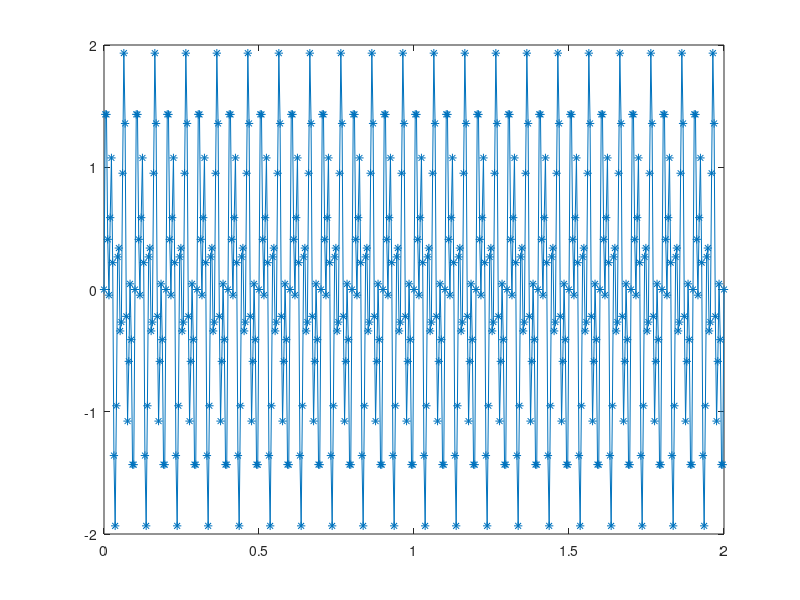
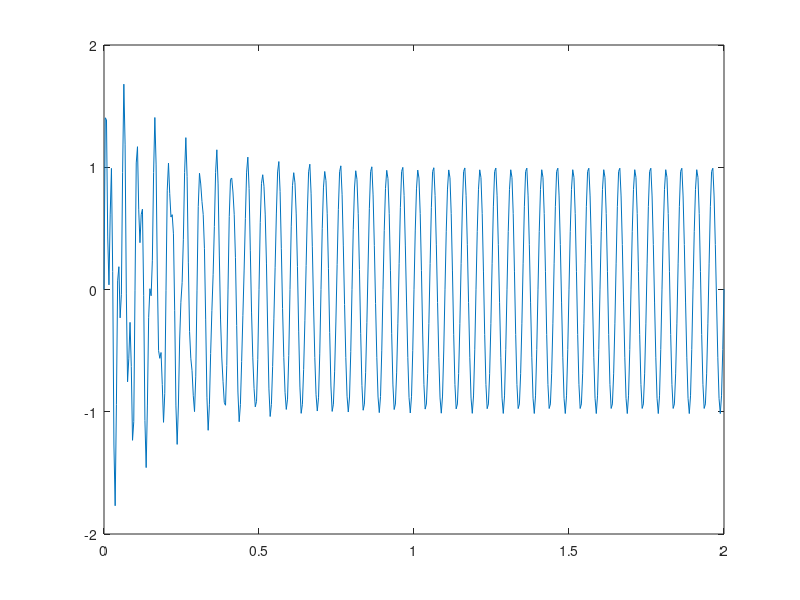

Source code (MATLAB) for these figures, in order:
%50HZ notch filter IIR direct form II
% y(n) = b_0*v(n)+b_1*v(n-1)+b_2*v(n-2)
% v(n) = x(n)-a_1*v(n-1)-a_2*v(n-2)

Fs=250;
Ts=1/Fs;
t=linspace(0,500*Ts,501);
signal = sin(2*pi*20*t)+sin(2*pi*50*t);
filt_coeff= [1 -0.6188 1 1 -.6066 0.9607];
filt_scale=[0.9803 1]
v_n = 0;
v_n1 = 0;
v_n2 = 0;
signal_filt=linspace(0,0,501);
for i=1:length(signal)  
    v_n=filt_scale(1)*signal(i)-filt_coeff(5)*v_n1-filt_coeff(6)*v_n2;
    signal_filt(i) = filt_coeff(1)*v_n+filt_coeff(2)*v_n1+filt_coeff(3)*v_n2;
    v_n2=v_n1;
    v_n1=v_n;
end


plot(t,signal,'-*')
figure
plot(t,signal_filt)